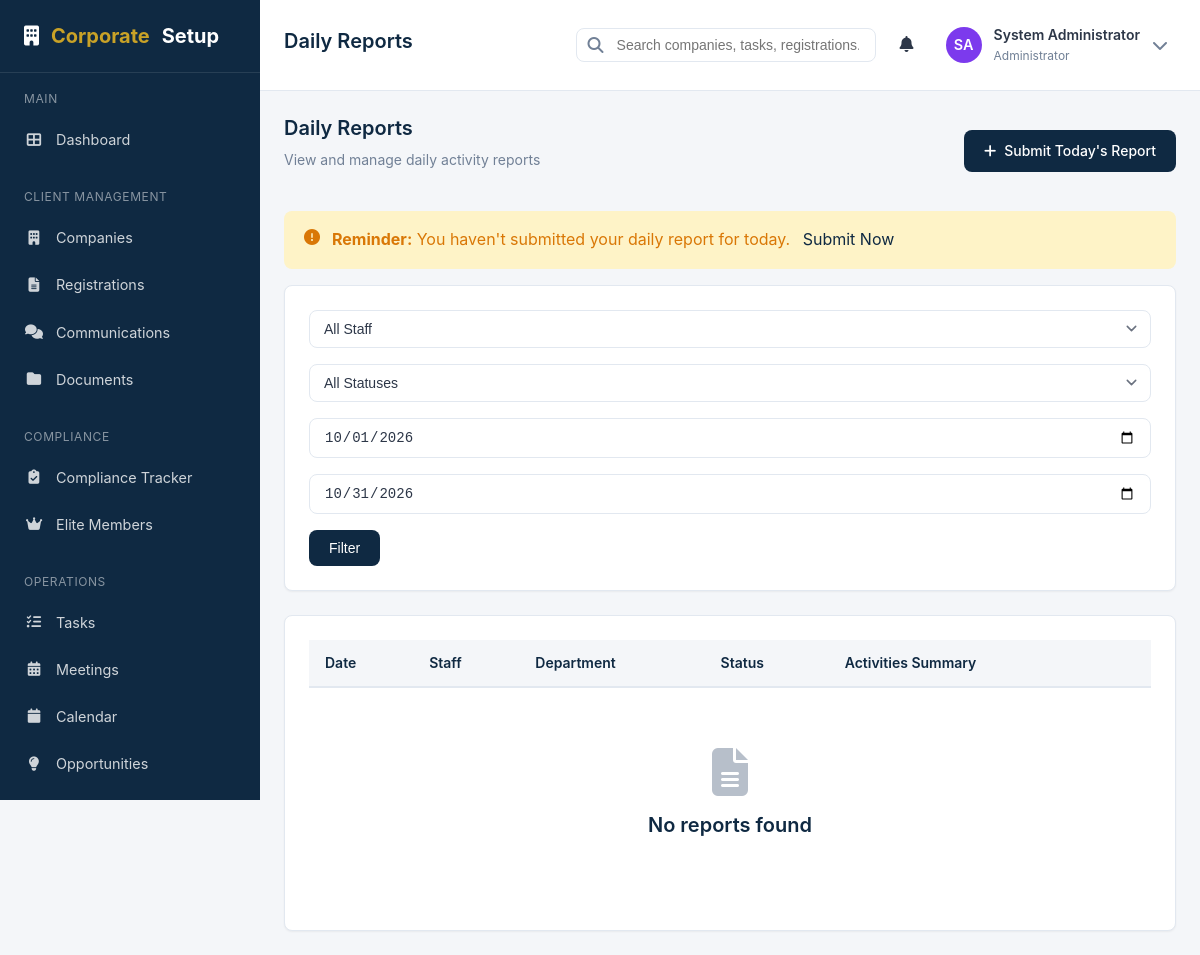
/daily-reports.php (signed in), run on the app's committed database.
### tables this page shows
CREATE TABLE IF NOT EXISTS `users` (
    `id` INT AUTO_INCREMENT PRIMARY KEY,
    `employee_id` VARCHAR(20) UNIQUE,
    `name` VARCHAR(100) NOT NULL,
    `email` VARCHAR(100) NOT NULL UNIQUE,
    `password` VARCHAR(255) NOT NULL,
    `phone` VARCHAR(20),
    `avatar` VARCHAR(255),
    `role_id` INT NOT NULL,
    `department_id` INT,
    `position` VARCHAR(100),
    `status` ENUM('active', 'inactive', 'suspended') DEFAULT 'active',
    `login_attempts` INT DEFAULT 0,
    `locked_until` DATETIME NULL,
    `last_login` DATETIME,
    `email_verified` TINYINT(1) DEFAULT 0,
    `must_change_password` TINYINT(1) DEFAULT 0,
    `created_at` TIMESTAMP DEFAULT CURRENT_TIMESTAMP,
    `updated_at` TIMESTAMP DEFAULT CURRENT_TIMESTAMP ON UPDATE CURRENT_TIMESTAMP,
    FOREIGN KEY (`role_id`) REFERENCES `roles`(`id`) ON DELETE NO ACTION,
    FOREIGN KEY (`department_id`) REFERENCES `departments`(`id`) ON DELETE SET NULL
);

CREATE TABLE IF NOT EXISTS `roles` (
    `id` INT AUTO_INCREMENT PRIMARY KEY,
    `name` VARCHAR(50) NOT NULL UNIQUE,
    `display_name` VARCHAR(100) NOT NULL,
    `description` TEXT,
    `permissions` JSON,
    `is_system` TINYINT(1) DEFAULT 0,
    `created_at` TIMESTAMP DEFAULT CURRENT_TIMESTAMP,
    `updated_at` TIMESTAMP DEFAULT CURRENT_TIMESTAMP ON UPDATE CURRENT_TIMESTAMP
);

### views/reports/daily.php (the view, shortened to what the rows shown need)
<?php if ($action === 'submit' || ($action === 'edit' && $report) || ($action === 'new')): ?>
    <div class="page-header">
        <div>
            <h1 class="page-title">Daily Activity Report</h1>
            <p class="page-subtitle"><a href="daily-reports.php">Daily Reports</a> &rsaquo; <?= isset($report) && $report['id'] ? 'Edit' : 'New' ?></p>
        </div>
        <div class="btn-group">
            <a href="daily-reports.php" class="btn btn-outline">Cancel</a>
        </div>
    </div>
    <form id="reportForm" method="POST" action="daily-reports.php">
        <?= csrf_field() ?>
        <input type="hidden" name="action" value="save">
        <?php if (!empty($report['id'])): ?>
            <input type="hidden" name="id" value="<?= intval($report['id']) ?>">
        <?php endif; ?>
        <div class="grid grid-2 gap-4">
            <div class="card">
                <div class="card-header"><h3 class="card-title">Today's Information</h3></div>
                <div class="card-body">
                    <div class="form-row">
                        <div class="form-group">
                            <label class="form-label required" for="report_date">Report Date</label>
                            <input type="date" id="report_date" name="report_date" class="form-control" value="<?= $report['report_date'] ?? date('Y-m-d') ?>" required>
                        </div>
                    </div>
                    <div class="form-row">
                        <div class="form-group">
                            <label class="form-label" for="time_started">Time Started</label>
                            <input type="time" id="time_started" name="time_started" class="form-control" value="<?= $report['time_started'] ?? '' ?>">
                        </div>
                        <div class="form-group">
                            <label class="form-label" for="time_finished">Time Finished</label>
                            <input type="time" id="time_finished" name="time_finished" class="form-control" value="<?= $report['time_finished'] ?? '' ?>">
                        </div>
                    </div>
                </div>
            </div>
            <div class="card">
                <div class="card-header"><h3 class="card-title">Submit Status</h3></div>
                <div class="card-body">
                    <div class="form-group">
                        <label class="form-label" for="status">Status</label>
                        <select id="status" name="status" class="form-control">
                            <option value="draft" <?= ($report['status'] ?? 'draft') === 'draft' ? 'selected' : '' ?>>Save as Draft</option>
                            <option value="submitted" <?= ($report['status'] ?? '') === 'submitted' ? 'selected' : '' ?>>Submit for Review</option>
                        </select>
                    </div>
                </div>
            </div>
        </div>
        <div class="card mt-4">
            <div class="card-header"><h3 class="card-title">Activities</h3></div>
            <div class="card-body">
                <div class="form-group">
                    <label class="form-label required" for="activities">Today's Activities</label>
                    <textarea id="activities" name="activities" class="form-control" rows="6" required placeholder="Describe the activities you performed today..."><?= sanitize($report['activities'] ?? '') ?></textarea>
                </div>
            </div>
        </div>
        <div class="grid grid-2 gap-4 mt-4">
            <div class="card">
                <div class="card-header"><h3 class="card-title">Additional Information</h3></div>
                <div class="card-body">
                    <div class="form-group">
                        <label class="form-label" for="projects_worked">Projects Worked On</label>
                        <textarea id="projects_worked" name="projects_worked" class="form-control" rows="3"><?= sanitize($report['projects_worked'] ?? '') ?></textarea>
                    </div>
                    <div class="form-group">
                        <label class="form-label" for="clients_contacted">Clients Contacted</label>
                        <textarea id="clients_contacted" name="clients_contacted" class="form-control" rows="3"><?= sanitize($report['clients_contacted'] ?? '') ?></textarea>
                    </div>
                </div>
            </div>
            <div class="card">
                <div class="card-header"><h3 class="card-title">Issues</h3></div>
                <div class="card-body">
                    <div class="form-group">
                        <label class="form-label" for="issues_encountered">Issues Encountered</label>
                        <textarea id="issues_encountered" name="issues_encountered" class="form-control" rows="6"><?= sanitize($report['issues_encountered'] ?? '') ?></textarea>
                    </div>
                </div>
            </div>
        </div>
        <div class="flex justify-end mt-4">
            <button type="submit" class="btn btn-primary btn-lg"><i class="fas fa-save"></i> Save Report</button>
        </div>
    </form>
<?php else: ?>
    <div class="page-header">
        <div>
            <h1 class="page-title">Daily Reports</h1>
        </div>
    </div>
    <div class="card">
        <div class="card-body p-0">
            <div class="table-container">
                <table class="table">
                    <thead>
                        <tr>
                            <th>Date</th>
                            <th>Staff</th>
                            <th>Department</th>
                            <th>Status</th>
                            <th>Activities Summary</th>
                            <th></th>
                        </tr>
                    </thead>
                </table>
            </div>
        </div>
    </div>
<?php endif; ?>

### views/layouts/app.php (shortened to what the rows shown need)
<?php
$user = getCurrentUser();
?>
<!DOCTYPE html>
<html lang="en">
<head>
    <link rel="stylesheet" href="assets/css/style.css">
    <link rel="stylesheet" href="https://cdnjs.cloudflare.com/ajax/libs/font-awesome/6.4.0/css/all.min.css">
</head>
<body>
    <div class="app-wrapper">
        <main class="main-content">
            <header class="header">
                <div class="header-left">
                    <?= $pageTitle ? '<h1 class="page-title">' . sanitize($pageTitle) . '</h1>' : '' ?>
                </div>
                <div class="header-right">
                    <div class="dropdown">
                        <div class="user-menu" id="userMenuTrigger">
                            <?= generateAvatar($user['name'], 36, $user['avatar'] ?? null) ?>
                            <div class="user-info">
                                <div class="user-name"><?= sanitize($user['name']) ?></div>
                                <div class="user-role"><?= sanitize($user['role']) ?></div>
                            </div>
                            <i class="fas fa-chevron-down" style="color: var(--dark-grey);"></i>
                        </div>
                    </div>
                </div>
            </header>
            <div class="page-content">
                <?= $content ?? '' ?>
            </div>
        </main>
    </div>
</body>
</html>

### helpers/formatters.php (shortened to what the rows shown need)
<?php
function getInitials($name) {
    $words = explode(' ', trim($name));
    $initials = '';
    foreach ($words as $word) {
        if (!empty($word)) {
            $initials .= strtoupper(substr($word, 0, 1));
        }
        if (strlen($initials) >= 2) break;
    }
    return $initials ?: 'NA';
}
function getAvatarColor($name) {
    $colors = [
        '#2563eb', '#059669', '#d97706', '#dc2626',
        '#7c3aed', '#0891b2', '#c2410c', '#be185d'
    ];
    $hash = 0;
    for ($i = 0; $i < strlen($name); $i++) {
        $hash = ord($name[$i]) + (($hash << 5) - $hash);
    }
    return $colors[abs($hash) % count($colors)];
}
function generateAvatar($name, $size = 40, $avatarPath = null) {
    $initials = getInitials($name);
    $color = getAvatarColor($name);
    return '<div class="avatar" style="width:' . $size . 'px;height:' . $size . 'px;background-color:' . $color . ';font-size:' . ($size * 0.4) . 'px;">' . $initials . '</div>';
}

### data on the page
users: name "SA", name "System Administrator", role.name "Administrator"

### other printed values
$pageTitle "Daily Reports"
